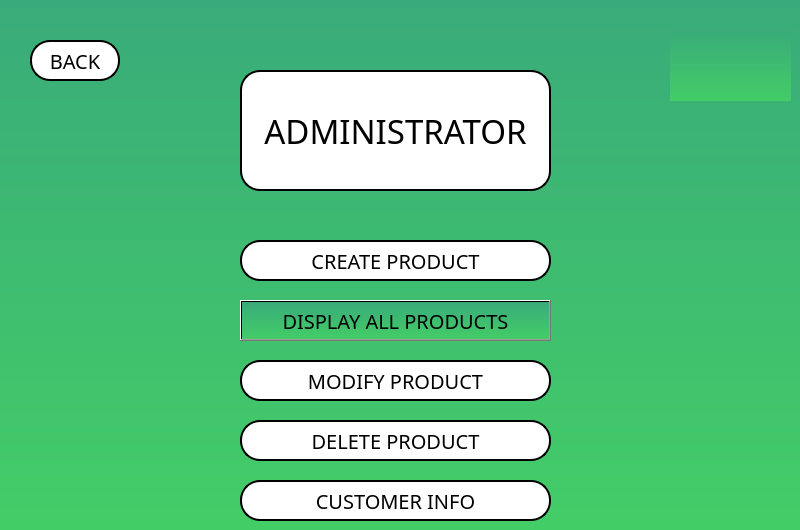
    <widget class="QWidget" name="Administrator_Page">
     <property name="styleSheet">
      <string notr="true">background-color: qlineargradient(spread:pad, x1:1, y1:1, x2:1, y2:0, stop:0 rgba(67, 205, 103, 255), stop:1 rgba(57, 171, 122, 255));</string>
     </property>
     <widget class="QLabel" name="Admni_title">
      <property name="geometry">
       <rect>
        <x>240</x>
        <y>70</y>
        <width>311</width>
        <height>121</height>
       </rect>
      </property>
      <property name="font">
       <font>
        <family>Fugaz One</family>
        <pointsize>25</pointsize>
       </font>
      </property>
      <property name="styleSheet">
       <string notr="true">background-color: rgb(255, 255, 255);
color: rgb(0, 0, 0);
border-style: solid;
border-color: black;
border-width: 2px;
border-radius: 20px;</string>
      </property>
      <property name="text">
       <string>ADMINISTRATOR</string>
      </property>
      <property name="alignment">
       <set>Qt::AlignCenter</set>
      </property>
     </widget>
     <widget class="QPushButton" name="CREATE_PRODUCT">
      <property name="geometry">
       <rect>
        <x>240</x>
        <y>240</y>
        <width>311</width>
        <height>41</height>
       </rect>
      </property>
      <property name="font">
       <font>
        <family>Fugaz One</family>
        <pointsize>15</pointsize>
       </font>
      </property>
      <property name="styleSheet">
       <string notr="true">
QPushButton#CREATE_PRODUCT {
     background-color:  rgb(255, 255, 255);
	color: rgb(0, 0, 0);
	border-style: solid;
	border-color: black;
	border-width: 2px;
	border-radius: 20px;
 }


 QPushButton#CREATE_PRODUCT:pressed {
     background-color:  rgb(169,169,169) ; 
	color:rgb(0, 0, 0);
	border-style: solid;
	border-color: black;
	border-width: 5px;
	border-radius: 30px;
 }
 QPushButton#CREATE_PRODUCT:hover {
     background-color: rgb(211,211,211);
	color: rgb(0, 0, 0);
	border-style: solid;
	border-color: black;
	border-width: 2px;
	border-radius: 20px;
	transition: 2s;
 }
</string>
      </property>
      <property name="text">
       <string>CREATE PRODUCT</string>
      </property>
     </widget>
     <widget class="QPushButton" name="DISPLAY_ALL_PRODUCTS">
      <property name="geometry">
       <rect>
        <x>240</x>
        <y>300</y>
        <width>311</width>
        <height>41</height>
       </rect>
      </property>
      <property name="font">
       <font>
        <family>Fugaz One</family>
        <pointsize>15</pointsize>
       </font>
      </property>
      <property name="styleSheet">
       <string notr="true">
QPushButton#DISPLAY_ALL_PRODUCTS {
     background-color:  rgb(255, 255, 255);
	color: rgb(0, 0, 0);
	border-style: solid;
	border-color: black;
	border-width: 2px;
	border-radius: 20px;
 }


 QPushButton#DISPLAY_ALL_PRODUCTS:pressed {
     background-color:  rgb(169,169,169) ; 
	color:rgb(0, 0, 0);
	border-style: solid;
	border-color: black;
	border-width: 5px;
	border-radius: 30px;
 }
 QPushButton#DISPLAY_ALL_PRODUCTS:hover {
     background-color: rgb(211,211,211);
	color: rgb(0, 0, 0);
	border-style: solid;
	border-color: black;
	border-width: 2px;
	border-radius: 20px;
	transition: 2s;
 }


DISPLAY_ALL_PRODUCTS</string>
      </property>
      <property name="text">
       <string>DISPLAY ALL PRODUCTS</string>
      </property>
     </widget>
     <widget class="QPushButton" name="MODIFY_PRODUCT">
      <property name="geometry">
       <rect>
        <x>240</x>
        <y>360</y>
        <width>311</width>
        <height>41</height>
       </rect>
      </property>
      <property name="font">
       <font>
        <family>Fugaz One</family>
        <pointsize>15</pointsize>
       </font>
      </property>
      <property name="styleSheet">
       <string notr="true">
QPushButton#MODIFY_PRODUCT {
     background-color:  rgb(255, 255, 255);
	color: rgb(0, 0, 0);
	border-style: solid;
	border-color: black;
	border-width: 2px;
	border-radius: 20px;
 }


 QPushButton#MODIFY_PRODUCT:pressed {
     background-color:  rgb(169,169,169) ; 
	color:rgb(0, 0, 0);
	border-style: solid;
	border-color: black;
	border-width: 5px;
	border-radius: 30px;
 }
 QPushButton#MODIFY_PRODUCT:hover {
     background-color: rgb(211,211,211);
	color: rgb(0, 0, 0);
	border-style: solid;
	border-color: black;
	border-width: 2px;
	border-radius: 20px;
	transition: 2s;
 }
</string>
      </property>
      <property name="text">
       <string>MODIFY PRODUCT</string>
      </property>
     </widget>
     <widget class="QPushButton" name="DELETE_PRODUCT">
      <property name="geometry">
       <rect>
        <x>240</x>
        <y>420</y>
        <width>311</width>
        <height>41</height>
       </rect>
      </property>
      <property name="font">
       <font>
        <family>Fugaz One</family>
        <pointsize>15</pointsize>
       </font>
      </property>
      <property name="styleSheet">
       <string notr="true">
QPushButton#DELETE_PRODUCT {
     background-color:  rgb(255, 255, 255);
	color: rgb(0, 0, 0);
	border-style: solid;
	border-color: black;
	border-width: 2px;
	border-radius: 20px;
 }


 QPushButton#DELETE_PRODUCT:pressed {
     background-color:  rgb(169,169,169) ; 
	color:rgb(0, 0, 0);
	border-style: solid;
	border-color: black;
	border-width: 5px;
	border-radius: 30px;
 }
 QPushButton#DELETE_PRODUCT:hover {
     background-color: rgb(211,211,211);
	color: rgb(0, 0, 0);
	border-style: solid;
	border-color: black;
	border-width: 2px;
	border-radius: 20px;
	transition: 2s;
 }
</string>
      </property>
      <property name="text">
       <string>DELETE PRODUCT</string>
      </property>
     </widget>
     <widget class="QPushButton" name="Back_admin">
      <property name="geometry">
       <rect>
        <x>30</x>
        <y>40</y>
        <width>90</width>
        <height>41</height>
       </rect>
      </property>
      <property name="font">
       <font>
        <family>Fugaz One</family>
        <pointsize>15</pointsize>
       </font>
      </property>
      <property name="styleSheet">
       <string notr="true">
QPushButton#Back_admin {
     background-color:  rgb(255, 255, 255);
	color: rgb(0, 0, 0);
	border-style: solid;
	border-color: black;
	border-width: 2px;
	border-radius: 20px;
 }


 QPushButton#Back_admin:pressed {
     background-color:  rgb(169,169,169) ; 
	color:rgb(0, 0, 0);
	border-style: solid;
	border-color: black;
	border-width: 5px;
	border-radius: 30px;
 }
 QPushButton#Back_admin:hover {
     background-color: rgb(211,211,211);
	color: rgb(0, 0, 0);
	border-style: solid;
	border-color: black;
	border-width: 2px;
	border-radius: 20px;
	transition: 2s;
 }
</string>
      </property>
      <property name="text">
       <string>BACK</string>
      </property>
     </widget>
     <widget class="QLabel" name="Admni_Logo">
      <property name="geometry">
       <rect>
        <x>670</x>
        <y>30</y>
        <width>121</width>
        <height>71</height>
       </rect>
      </property>
      <property name="font">
       <font>
        <family>Fugaz One</family>
        <pointsize>50</pointsize>
       </font>
      </property>
      <property name="styleSheet">
       <string notr="true"/>
      </property>
      <property name="text">
       <string/>
      </property>
      <property name="pixmap">
       <pixmap resource="Resource.qrc">:/Resource/IMG/LOGO.png</pixmap>
      </property>
      <property name="scaledContents">
       <bool>true</bool>
      </property>
      <property name="alignment">
       <set>Qt::AlignCenter</set>
      </property>
     </widget>
     <widget class="QPushButton" name="CUSTOMER_INFO_btn">
      <property name="geometry">
       <rect>
        <x>240</x>
        <y>480</y>
        <width>311</width>
        <height>41</height>
       </rect>
      </property>
      <property name="font">
       <font>
        <family>Fugaz One</family>
        <pointsize>15</pointsize>
       </font>
      </property>
      <property name="styleSheet">
       <string notr="true">
QPushButton#CUSTOMER_INFO_btn {
     background-color:  rgb(255, 255, 255);
	color: rgb(0, 0, 0);
	border-style: solid;
	border-color: black;
	border-width: 2px;
	border-radius: 20px;
 }


 QPushButton#CUSTOMER_INFO_btn:pressed {
     background-color:  rgb(169,169,169) ; 
	color:rgb(0, 0, 0);
	border-style: solid;
	border-color: black;
	border-width: 5px;
	border-radius: 30px;
 }
 QPushButton#CUSTOMER_INFO_btn:hover {
     background-color: rgb(211,211,211);
	color: rgb(0, 0, 0);
	border-style: solid;
	border-color: black;
	border-width: 2px;
	border-radius: 20px;
	transition: 2s;
 }
</string>
      </property>
      <property name="text">
       <string>CUSTOMER INFO</string>
      </property>
     </widget>
    </widget>
